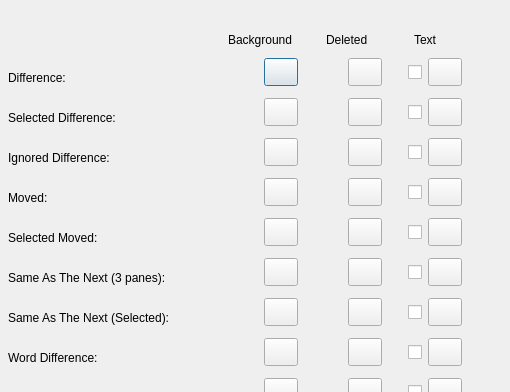
<?xml version="1.0" encoding="UTF-8"?><ui version="4.0"><class>IDD_PROPPAGE_COLORS_WINMERGE</class>
<widget class="QDialog" name="IDD_PROPPAGE_COLORS_WINMERGE">
<property name="geometry">
<rect><x>0</x><y>0</y>
<width>510</width><height>392</height></rect></property>
<property name="windowTitle"><string>Colors</string></property>
<widget class="QLabel" name="IDC_STATIC">
<property name="geometry">
<rect><x>228</x><y>30</y><width>100</width><height>20</height></rect></property>
<property name="text"><string>Background</string></property>
<property name="inputMethodHints"><set>Qt::ImhMultiLine</set></property><property name="wordWrap"><bool>true</bool></property></widget>
<widget class="QLabel" name="IDC_STATIC">
<property name="geometry">
<rect><x>326</x><y>30</y><width>76</width><height>20</height></rect></property>
<property name="text"><string>Deleted</string></property>
<property name="inputMethodHints"><set>Qt::ImhMultiLine</set></property><property name="wordWrap"><bool>true</bool></property></widget>
<widget class="QLabel" name="IDC_STATIC">
<property name="geometry">
<rect><x>414</x><y>30</y><width>58</width><height>20</height></rect></property>
<property name="text"><string>Text</string></property>
<property name="inputMethodHints"><set>Qt::ImhMultiLine</set></property><property name="wordWrap"><bool>true</bool></property></widget>
<widget class="QLabel" name="IDC_STATIC">
<property name="geometry">
<rect><x>8</x><y>58</y><width>224</width><height>40</height></rect></property>
<property name="text"><string>Difference:</string></property>
<property name="inputMethodHints"><set>Qt::ImhMultiLine</set></property><property name="wordWrap"><bool>true</bool></property></widget>
<widget class="QPushButton" name="IDC_DIFFERENCE_COLOR">
<property name="geometry">
<rect><x>264</x><y>58</y><width>34</width><height>28</height></rect></property>
</widget>
<widget class="QPushButton" name="IDC_DIFFERENCE_DELETED_COLOR">
<property name="geometry">
<rect><x>348</x><y>58</y><width>34</width><height>28</height></rect></property>
</widget>
<widget class="QCheckBox" name="IDC_DIFFERENCE_USE_TEXT_COLOR">
<property name="geometry">
<rect><x>408</x><y>58</y><width>20</width><height>28</height></rect></property>
</widget>
<widget class="QPushButton" name="IDC_DIFFERENCE_TEXT_COLOR">
<property name="geometry">
<rect><x>428</x><y>58</y><width>34</width><height>28</height></rect></property>
</widget>
<widget class="QLabel" name="IDC_STATIC">
<property name="geometry">
<rect><x>8</x><y>98</y><width>224</width><height>40</height></rect></property>
<property name="text"><string>Selected Difference:</string></property>
<property name="inputMethodHints"><set>Qt::ImhMultiLine</set></property><property name="wordWrap"><bool>true</bool></property></widget>
<widget class="QPushButton" name="IDC_SEL_DIFFERENCE_COLOR">
<property name="geometry">
<rect><x>264</x><y>98</y><width>34</width><height>28</height></rect></property>
</widget>
<widget class="QPushButton" name="IDC_SEL_DIFFERENCE_DELETED_COLOR">
<property name="geometry">
<rect><x>348</x><y>98</y><width>34</width><height>28</height></rect></property>
</widget>
<widget class="QCheckBox" name="IDC_SEL_DIFFERENCE_USE_TEXT_COLOR">
<property name="geometry">
<rect><x>408</x><y>98</y><width>20</width><height>28</height></rect></property>
</widget>
<widget class="QPushButton" name="IDC_SEL_DIFFERENCE_TEXT_COLOR">
<property name="geometry">
<rect><x>428</x><y>98</y><width>34</width><height>28</height></rect></property>
</widget>
<widget class="QLabel" name="IDC_STATIC">
<property name="geometry">
<rect><x>8</x><y>138</y><width>224</width><height>40</height></rect></property>
<property name="text"><string>Ignored Difference:</string></property>
<property name="inputMethodHints"><set>Qt::ImhMultiLine</set></property><property name="wordWrap"><bool>true</bool></property></widget>
<widget class="QPushButton" name="IDC_TRIVIAL_DIFF_COLOR">
<property name="geometry">
<rect><x>264</x><y>138</y><width>34</width><height>28</height></rect></property>
</widget>
<widget class="QPushButton" name="IDC_TRIVIAL_DIFF_DELETED_COLOR">
<property name="geometry">
<rect><x>348</x><y>138</y><width>34</width><height>28</height></rect></property>
</widget>
<widget class="QCheckBox" name="IDC_TRIVIAL_DIFF_USE_TEXT_COLOR">
<property name="geometry">
<rect><x>408</x><y>138</y><width>20</width><height>28</height></rect></property>
</widget>
<widget class="QPushButton" name="IDC_TRIVIAL_DIFF_TEXT_COLOR">
<property name="geometry">
<rect><x>428</x><y>138</y><width>34</width><height>28</height></rect></property>
</widget>
<widget class="QLabel" name="IDC_STATIC">
<property name="geometry">
<rect><x>8</x><y>178</y><width>224</width><height>40</height></rect></property>
<property name="text"><string>Moved:</string></property>
<property name="inputMethodHints"><set>Qt::ImhMultiLine</set></property><property name="wordWrap"><bool>true</bool></property></widget>
<widget class="QPushButton" name="IDC_MOVEDBLOCK_COLOR">
<property name="geometry">
<rect><x>264</x><y>178</y><width>34</width><height>28</height></rect></property>
</widget>
<widget class="QPushButton" name="IDC_MOVEDBLOCK_DELETED_COLOR">
<property name="geometry">
<rect><x>348</x><y>178</y><width>34</width><height>28</height></rect></property>
</widget>
<widget class="QCheckBox" name="IDC_MOVEDBLOCK_USE_TEXT_COLOR">
<property name="geometry">
<rect><x>408</x><y>178</y><width>20</width><height>28</height></rect></property>
</widget>
<widget class="QPushButton" name="IDC_MOVEDBLOCK_TEXT_COLOR">
<property name="geometry">
<rect><x>428</x><y>178</y><width>34</width><height>28</height></rect></property>
</widget>
<widget class="QLabel" name="IDC_STATIC">
<property name="geometry">
<rect><x>8</x><y>218</y><width>224</width><height>40</height></rect></property>
<property name="text"><string>Selected Moved:</string></property>
<property name="inputMethodHints"><set>Qt::ImhMultiLine</set></property><property name="wordWrap"><bool>true</bool></property></widget>
<widget class="QPushButton" name="IDC_SEL_MOVEDBLOCK_COLOR">
<property name="geometry">
<rect><x>264</x><y>218</y><width>34</width><height>28</height></rect></property>
</widget>
<widget class="QPushButton" name="IDC_SEL_MOVEDBLOCK_DELETED_COLOR">
<property name="geometry">
<rect><x>348</x><y>218</y><width>34</width><height>28</height></rect></property>
</widget>
<widget class="QCheckBox" name="IDC_SEL_MOVEDBLOCK_USE_TEXT_COLOR">
<property name="geometry">
<rect><x>408</x><y>218</y><width>20</width><height>28</height></rect></property>
</widget>
<widget class="QPushButton" name="IDC_SEL_MOVEDBLOCK_TEXT_COLOR">
<property name="geometry">
<rect><x>428</x><y>218</y><width>34</width><height>28</height></rect></property>
</widget>
<widget class="QLabel" name="IDC_STATIC">
<property name="geometry">
<rect><x>8</x><y>258</y><width>224</width><height>40</height></rect></property>
<property name="text"><string>Same As The Next (3 panes):</string></property>
<property name="inputMethodHints"><set>Qt::ImhMultiLine</set></property><property name="wordWrap"><bool>true</bool></property></widget>
<widget class="QPushButton" name="IDC_SNP_COLOR">
<property name="geometry">
<rect><x>264</x><y>258</y><width>34</width><height>28</height></rect></property>
</widget>
<widget class="QPushButton" name="IDC_SNP_DELETED_COLOR">
<property name="geometry">
<rect><x>348</x><y>258</y><width>34</width><height>28</height></rect></property>
</widget>
<widget class="QCheckBox" name="IDC_SNP_USE_TEXT_COLOR">
<property name="geometry">
<rect><x>408</x><y>258</y><width>20</width><height>28</height></rect></property>
</widget>
<widget class="QPushButton" name="IDC_SNP_TEXT_COLOR">
<property name="geometry">
<rect><x>428</x><y>258</y><width>34</width><height>28</height></rect></property>
</widget>
<widget class="QLabel" name="IDC_STATIC">
<property name="geometry">
<rect><x>8</x><y>298</y><width>224</width><height>40</height></rect></property>
<property name="text"><string>Same As The Next (Selected):</string></property>
<property name="inputMethodHints"><set>Qt::ImhMultiLine</set></property><property name="wordWrap"><bool>true</bool></property></widget>
<widget class="QPushButton" name="IDC_SEL_SNP_COLOR">
<property name="geometry">
<rect><x>264</x><y>298</y><width>34</width><height>28</height></rect></property>
</widget>
<widget class="QPushButton" name="IDC_SEL_SNP_DELETED_COLOR">
<property name="geometry">
<rect><x>348</x><y>298</y><width>34</width><height>28</height></rect></property>
</widget>
<widget class="QCheckBox" name="IDC_SEL_SNP_USE_TEXT_COLOR">
<property name="geometry">
<rect><x>408</x><y>298</y><width>20</width><height>28</height></rect></property>
</widget>
<widget class="QPushButton" name="IDC_SEL_SNP_TEXT_COLOR">
<property name="geometry">
<rect><x>428</x><y>298</y><width>34</width><height>28</height></rect></property>
</widget>
<widget class="QLabel" name="IDC_STATIC">
<property name="geometry">
<rect><x>8</x><y>338</y><width>224</width><height>40</height></rect></property>
<property name="text"><string>Word Difference:</string></property>
<property name="inputMethodHints"><set>Qt::ImhMultiLine</set></property><property name="wordWrap"><bool>true</bool></property></widget>
<widget class="QPushButton" name="IDC_WORDDIFF_COLOR">
<property name="geometry">
<rect><x>264</x><y>338</y><width>34</width><height>28</height></rect></property>
</widget>
<widget class="QPushButton" name="IDC_WORDDIFF_DELETED_COLOR">
<property name="geometry">
<rect><x>348</x><y>338</y><width>34</width><height>28</height></rect></property>
</widget>
<widget class="QCheckBox" name="IDC_WORDDIFF_USE_TEXT_COLOR">
<property name="geometry">
<rect><x>408</x><y>338</y><width>20</width><height>28</height></rect></property>
</widget>
<widget class="QPushButton" name="IDC_WORDDIFF_TEXT_COLOR">
<property name="geometry">
<rect><x>428</x><y>338</y><width>34</width><height>28</height></rect></property>
</widget>
<widget class="QLabel" name="IDC_STATIC">
<property name="geometry">
<rect><x>8</x><y>378</y><width>224</width><height>40</height></rect></property>
<property name="text"><string>Selected Word Diff:</string></property>
<property name="inputMethodHints"><set>Qt::ImhMultiLine</set></property><property name="wordWrap"><bool>true</bool></property></widget>
<widget class="QPushButton" name="IDC_SEL_WORDDIFF_COLOR">
<property name="geometry">
<rect><x>264</x><y>378</y><width>34</width><height>28</height></rect></property>
</widget>
<widget class="QPushButton" name="IDC_SEL_WORDDIFF_DELETED_COLOR">
<property name="geometry">
<rect><x>348</x><y>378</y><width>34</width><height>28</height></rect></property>
</widget>
<widget class="QCheckBox" name="IDC_SEL_WORDDIFF_USE_TEXT_COLOR">
<property name="geometry">
<rect><x>408</x><y>378</y><width>20</width><height>28</height></rect></property>
</widget>
<widget class="QPushButton" name="IDC_SEL_WORDDIFF_TEXT_COLOR">
<property name="geometry">
<rect><x>428</x><y>378</y><width>34</width><height>28</height></rect></property>
</widget>
<widget class="QPushButton" name="IDC_COLORSCHEME_GITHUBBITBUCKET">
<property name="geometry">
<rect><x>178</x><y>416</y><width>140</width><height>28</height></rect></property>
<property name="text"><string>GitHub/Bitbucket</string></property>
</widget>
<widget class="QPushButton" name="IDC_COLORDEFAULTS_BTN">
<property name="geometry">
<rect><x>322</x><y>416</y><width>140</width><height>28</height></rect></property>
<property name="text"><string>Defaults</string></property>
</widget>
</widget><resources/><connections/></ui>
